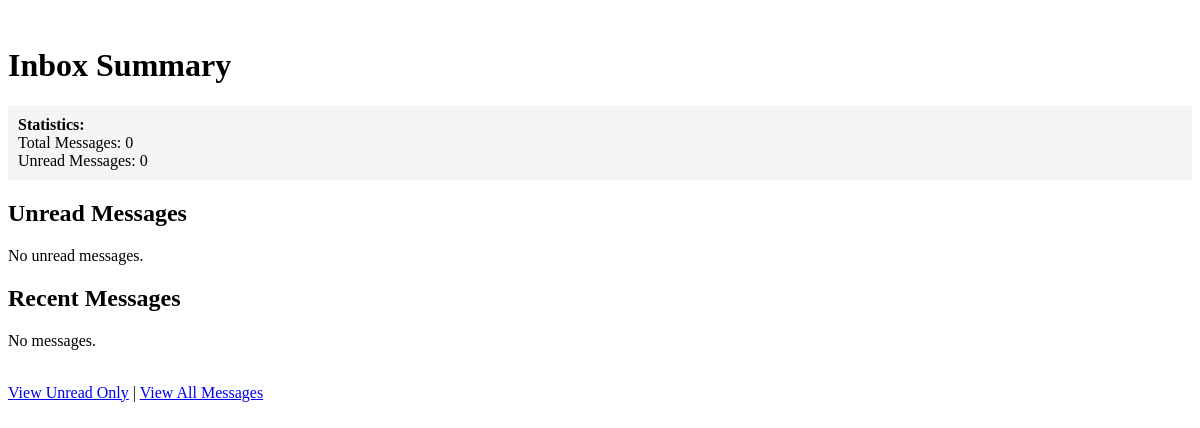
The app's page /messaging/summary/ (signed in), older data.
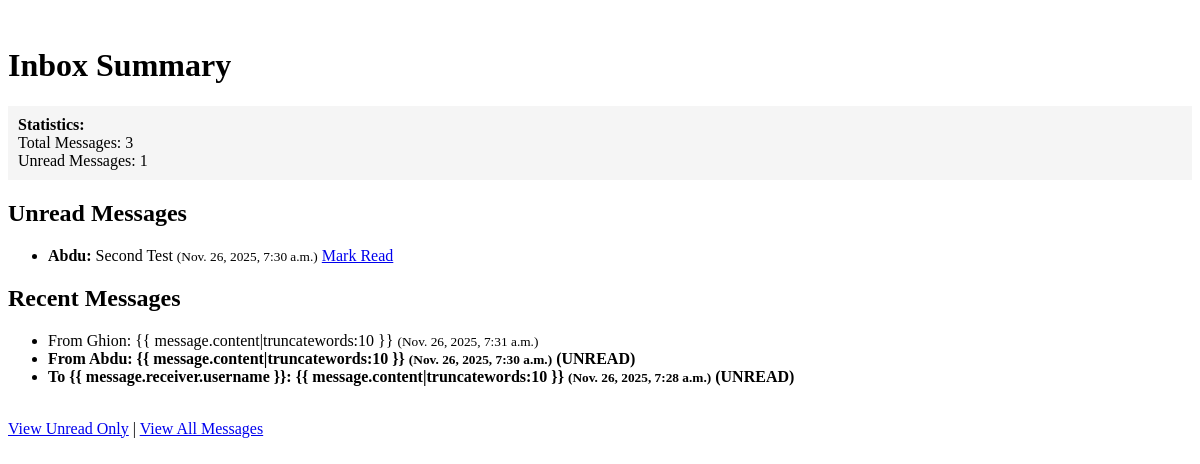
The same page, newer data.
### messaging/models.py (models this page shows, shortened)
class Message(models.Model):
    sender = models.ForeignKey(User, on_delete=models.SET_NULL, null=True, blank=True, related_name='sent_messages')
    receiver = models.ForeignKey(User, on_delete=models.SET_NULL, null=True, blank=True, related_name='received_messages')
    content = models.TextField()
    timestamp = models.DateTimeField(default=timezone.now)
    read = models.BooleanField(default=False)
    edited = models.BooleanField(default=False)
    last_edited = models.DateTimeField(null=True, blank=True)
    parent_message = models.ForeignKey(
        'self',
        on_delete=models.CASCADE,
        null=True,
        blank=True,
        related_name='replies'
    )
    objects = models.Manager()
    unread = UnreadMessagesManager()
    class Meta:
        ordering = ['-timestamp']
        indexes = [
            models.Index(fields=['parent_message', 'timestamp']),
            models.Index(fields=['sender', 'receiver', 'timestamp']),
            models.Index(fields=['receiver', 'read']),
        ]

### messaging/views.py (the view)
# urls.py: path('summary/', views.inbox_summary, name='inbox_summary'),
@login_required
@cache_page(60)
def inbox_summary(request):
    unread_messages = Message.unread.unread_for_user(request.user).select_related(
        'sender'
    ).only('id', 'content', 'timestamp', 'sender__username').order_by('-timestamp')[:5]
    recent_messages = Message.objects.filter(
        Q(sender=request.user) | Q(receiver=request.user)
    ).select_related('sender', 'receiver').only(
        'id', 'content', 'timestamp', 'sender__username', 'receiver__username', 'read'
    ).order_by('-timestamp')[:10]
    unread_count = Message.unread.unread_count_for_user(request.user)
    total_count = Message.objects.filter(
        Q(sender=request.user) | Q(receiver=request.user)
    ).count()
    return render(request, 'messaging/inbox_summary.html', {
        'unread_messages': unread_messages,
        'recent_messages': recent_messages,
        'unread_count': unread_count,
        'total_count': total_count,
    })

### messaging/managers.py (called while the page is built)
    def unread_for_user(self, user):
        return self.filter(receiver=user, read=False)

    def unread_count_for_user(self, user):
        return self.filter(receiver=user, read=False).count()

### messaging/templates/messaging/inbox_summary.html (shortened to what this page needs)
﻿<!DOCTYPE html>
<html>
  <head>
  </head>
  <body>
    <h1>Inbox Summary</h1>
    <div style="background: #f5f5f5; padding: 10px; margin: 10px 0">
      <strong>Statistics:</strong><br />
      Total Messages: {{ total_count }}<br />
      Unread Messages: {{ unread_count }}
    </div>
    <h2>Unread Messages</h2>
    {% if unread_messages %}
    <ul>
      {% for message in unread_messages %}
      <li>
        <strong>{{ message.sender.username }}:</strong>
        {{ message.content|truncatewords:10 }}
        <small>({{ message.timestamp }})</small>
        <a href="{% url 'mark_as_read' message.id %}">Mark Read</a>
      </li>
      {% endfor %}
    </ul>
    {% else %}
    <p>No unread messages.</p>
    {% endif %}
    <h2>Recent Messages</h2>
    {% if recent_messages %}
    <ul>
      {% for message in recent_messages %}
      <li {% if not message.read %}style="font-weight: bold;" {% endif %}>
        {% if message.sender == request.user %} To {{ message.receiver.username
        }}: {% else %} From {{ message.sender.username }}: {% endif %} {{
        message.content|truncatewords:10 }}
        <small>({{ message.timestamp }})</small>
        {% if not message.read %}(UNREAD){% endif %}
      </li>
      {% endfor %}
    </ul>
    {% else %}
    <p>No messages.</p>
    {% endif %}
    <br />
    <a href="{% url 'unread_inbox' %}">View Unread Only</a> |
    <a href="{% url 'inbox' %}">View All Messages</a>
  </body>
</html>

Row changes from the older to the newer data that the page shows:
added Message: sender.username "Abdu", content "Second Test", timestamp "Nov. 26, 2025, 7:30 a.m.", read "(UNREAD)"
added Message: sender.username "Ghion", timestamp "Nov. 26, 2025, 7:31 a.m.", read True (drawn), shown under "Recent Messages"
added Message: shows "To {{ message.receiver.username }}:", timestamp "Nov. 26, 2025, 7:28 a.m.", read "(UNREAD)", shown under "Recent Messages"
Text that changed along with them:
{{ total_count }}: "0" → "3"
{{ unread_count }}: "0" → "1"
text no longer shown: "No unread messages. No messages."
